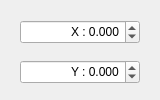
<?xml version="1.0" encoding="UTF-8"?>
<ui version="4.0">
 <class>CtrlPadPointF</class>
 <widget class="QWidget" name="CtrlPadPointF">
  <property name="geometry">
   <rect>
    <x>0</x>
    <y>0</y>
    <width>160</width>
    <height>100</height>
   </rect>
  </property>
  <property name="windowTitle">
   <string>Double Point Editor</string>
  </property>
  <widget class="QDoubleSpinBox" name="X">
   <property name="geometry">
    <rect>
     <x>20</x>
     <y>20</y>
     <width>120</width>
     <height>24</height>
    </rect>
   </property>
   <property name="alignment">
    <set>Qt::AlignRight|Qt::AlignTrailing|Qt::AlignVCenter</set>
   </property>
   <property name="prefix">
    <string>X : </string>
   </property>
   <property name="decimals">
    <number>3</number>
   </property>
   <property name="minimum">
    <double>-999999999.990000009536743</double>
   </property>
   <property name="maximum">
    <double>999999999.990000009536743</double>
   </property>
  </widget>
  <widget class="QDoubleSpinBox" name="Y">
   <property name="geometry">
    <rect>
     <x>20</x>
     <y>60</y>
     <width>120</width>
     <height>24</height>
    </rect>
   </property>
   <property name="alignment">
    <set>Qt::AlignRight|Qt::AlignTrailing|Qt::AlignVCenter</set>
   </property>
   <property name="prefix">
    <string>Y : </string>
   </property>
   <property name="suffix">
    <string/>
   </property>
   <property name="decimals">
    <number>3</number>
   </property>
   <property name="minimum">
    <double>-999999999.990000009536743</double>
   </property>
   <property name="maximum">
    <double>999999999.990000009536743</double>
   </property>
  </widget>
 </widget>
 <resources/>
 <connections>
  <connection>
   <sender>X</sender>
   <signal>valueChanged(double)</signal>
   <receiver>CtrlPadPointF</receiver>
   <slot>ValueChanged(double)</slot>
   <hints>
    <hint type="sourcelabel">
     <x>79</x>
     <y>31</y>
    </hint>
    <hint type="destinationlabel">
     <x>79</x>
     <y>49</y>
    </hint>
   </hints>
  </connection>
  <connection>
   <sender>Y</sender>
   <signal>valueChanged(double)</signal>
   <receiver>CtrlPadPointF</receiver>
   <slot>ValueChanged(double)</slot>
   <hints>
    <hint type="sourcelabel">
     <x>79</x>
     <y>71</y>
    </hint>
    <hint type="destinationlabel">
     <x>79</x>
     <y>49</y>
    </hint>
   </hints>
  </connection>
 </connections>
</ui>
